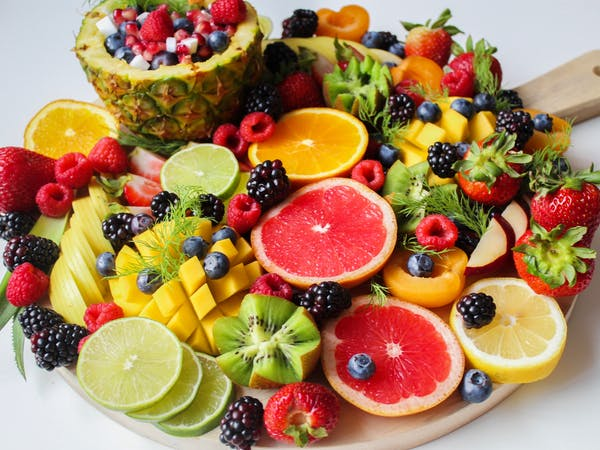
#> input picture fruitts.jpeg, 600 x 450 px
$ jupyter execute Noise.ipynb   (older library calls are emulated)
#> lines starting #> are read from the running program, lines starting #| are printed output that depends on the picture
[cell 1]
#Adding noise
import pandas as pd
import matplotlib.pyplot as plt
from skimage.util import random_noise

fruit_image=plt.imread('fruitts.jpeg')
#> fruit_image is the input picture: shape (450, 600, 3); mean R, G, B 169.9, 130.1, 89.8

#add noise to the image
noisy_image=random_noise(fruit_image)
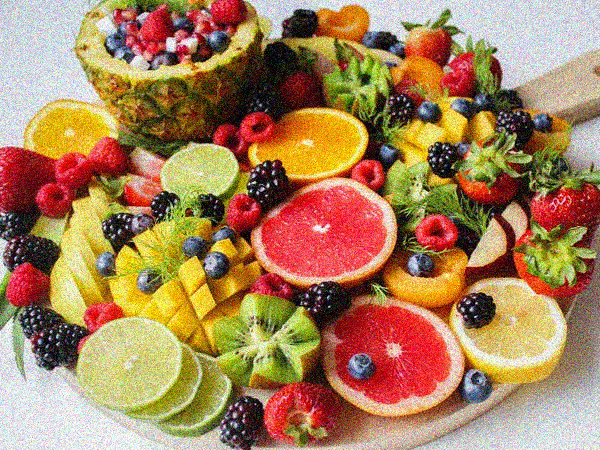
#> noisy_image: shape (450, 600, 3) float64; mean R, G, B 0.662, 0.512, 0.359
plt.title('Original Image')
plt.imshow(fruit_image)
plt.show()
plt.title('Noisy Image')
plt.imshow(noisy_image)
plt.show()

[cell 2]
#reducing noise
from skimage.restoration import denoise_tv_chambolle
noisy_image=plt.imread('noisy.jpg')
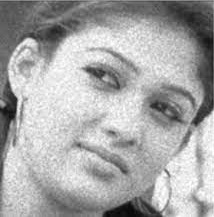
#> input picture noisy.jpg, 214 x 217 px
#> noisy_image is the input picture: shape (217, 214, 3); min 6, max 255, mean 167.7

denoised_image=denoise_tv_chambolle(noisy_image,multichannel=True)
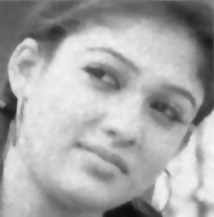
#> denoised_image: shape (217, 214, 3) float64; min 0.0483, max 0.972, mean 0.657

#show the noisy and senoised image
plt.title('noisy Image')
plt.imshow(noisy_image)
plt.show()
plt.title('denoised_image')
plt.imshow(denoised_image)
plt.show()

[cell 3]
from skimage.restoration import denoise_bilateral

landscape_image=plt.imread('noisy.jpg')

#Apply bilateral filter denoising
denoised_image= denoise_bilateral(landscape_image,multichannel=True)
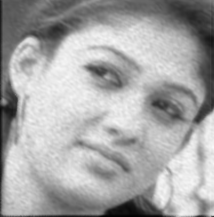
#> denoised_image: shape (217, 214, 3) float64; min 0.00644, max 0.978, mean 0.652

#Show original and resulting images
plt.title('noisy Image')
plt.imshow(landscape_image)
plt.show()
plt.title('denoised_image')
plt.imshow(denoised_image)
plt.show()
